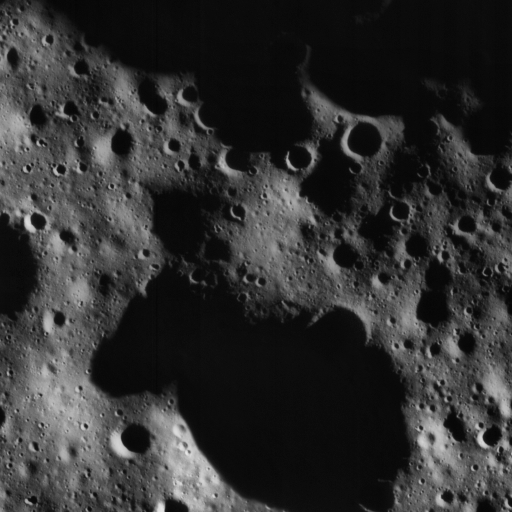
#> input picture sample_dataset/images/train/tile_000.png, 1024 x 1024 px, found by its file name (shown at 1/2 size); its folder holds only this picture in this run
$ python script.py
#> lines starting #> are read from the running program, lines starting #| are printed output that depends on the picture; after the words box and inside, x2 and y2 are one past the last pixel; in counts of white or black regions, pixels touching at a corner belong together
import cv2
import os


CLASS_ID = 0
MIN_AREA = 50
SMALL_MAX = 150
MEDIUM_MAX = 400
MAX_AREA = 1000


input_dirs = {
    "train": "images/train",
    "val": "images/val"
}
output_base = "labels"

os.makedirs(output_base, exist_ok=True)

for split, img_dir in input_dirs.items():
    output_dir = os.path.join(output_base, split)
    os.makedirs(output_dir, exist_ok=True)

    for filename in os.listdir(img_dir):
        if not filename.lower().endswith(('.png', '.jpg', '.jpeg', '.tif')):
            continue

        image_path = os.path.join(img_dir, filename)
        label_path = os.path.join(output_dir, filename.rsplit(".", 1)[0] + ".txt")

        img = cv2.imread(image_path, cv2.IMREAD_GRAYSCALE)
#> img is the input picture: shape (1024, 1024); min 3, max 232, mean 48.8
        if img is None:
            print(f"⚠️ Skipped: {image_path}")
            continue

        height, width = img.shape[:2]
#> height = 1024; width = 1024


        blurred = cv2.GaussianBlur(img, (5, 5), 0)
        equalized = cv2.equalizeHist(blurred)
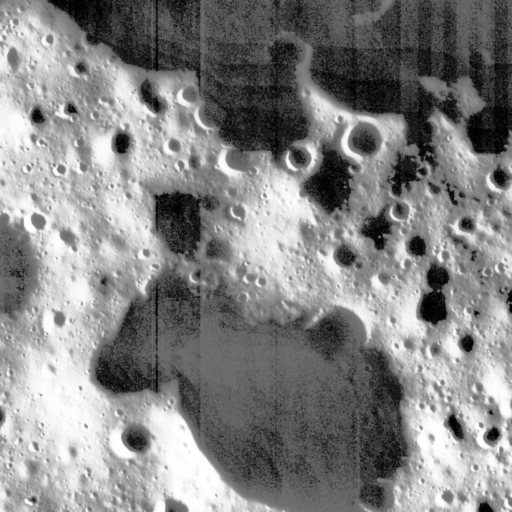
#> equalized: shape (1024, 1024) (shown at 1/2 size); min 0, max 255, mean 132.5
        thresh = cv2.adaptiveThreshold(equalized, 255, cv2.ADAPTIVE_THRESH_MEAN_C,
                                       cv2.THRESH_BINARY_INV, 11, 3)
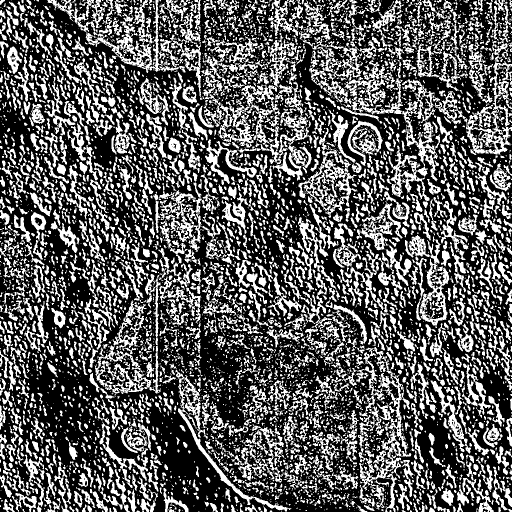
#> thresh: shape (1024, 1024) (shown at 1/2 size); 35.9% white; 5511 white regions (3425 under 20 px)

        contours, _ = cv2.findContours(thresh, cv2.RETR_EXTERNAL, cv2.CHAIN_APPROX_SIMPLE)
#> contours = 5387 contours, 3828 with area under 20; largest, box (x1, y1, x2, y2) and area: (435, 163, 625, 361) 11328, (703, 156, 880, 402) 10246, (597, 256, 715, 436) 7573, (95, 0, 371, 146) 6567, (718, 719, 823, 1019) 6284

        with open(label_path, "w") as f:
            for cnt in contours:
                x, y, w, h = cv2.boundingRect(cnt)
                area = w * h
                if MIN_AREA < area < MAX_AREA:
                    x_center = (x + w / 2) / width
                    y_center = (y + h / 2) / height
                    w_norm = w / width
                    h_norm = h / height
                    f.write(f"{CLASS_ID} {x_center:.6f} {y_center:.6f} {w_norm:.6f} {h_norm:.6f}\n")
#> this loop made 5387 passes
#> (x, y, w, h, area, x_center, y_center, w_norm) on passes 25, 36, 39, 43, 50, 51, 52, 57, 59, 61, 64, 65: (337, 1018, 12, 6, 72, 0.335, 0.997, 0.0117), (480, 1016, 7, 8, 56, 0.472, 0.996, 0.00684), (858, 1015, 12, 9, 108, 0.844, 0.996, 0.0117), (151, 1015, 6, 9, 54, 0.15, 0.996, 0.00586), (226, 1014, 8, 10, 80, 0.225, 0.995, 0.00781), (906, 1013, 6, 11, 66, 0.888, 0.995, 0.00586), (875, 1013, 17, 11, 187, 0.863, 0.995, 0.0166), (138, 1012, 11, 12, 132, 0.14, 0.994, 0.0107), (792, 1011, 5, 12, 60, 0.776, 0.993, 0.00488), (527, 1011, 7, 13, 91, 0.518, 0.994, 0.00684), (175, 1011, 9, 13, 117, 0.175, 0.994, 0.00879), (842, 1010, 7, 14, 98, 0.826, 0.993, 0.00684)
#> (x, y, w, h, area, x_center) on pass 234: (519, 980, 9, 13, 117, 0.511)
#> (the run stopped early here; a loop or call above may not have finished)
